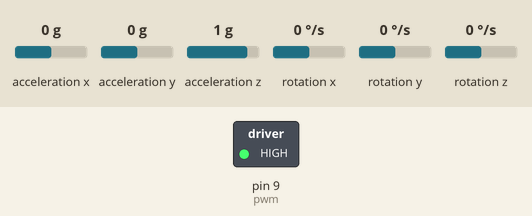
The sketch below on a simulated Arduino Mega 2560, built with avr-gcc and run on an emulated ATmega2560. Shown: switched loads named in the sketch (green lamp = pin HIGH). The inputs (shaded band) are chosen by the test bench; at power-on: acceleration y 0 g, acceleration z 1 g, rotation x 0 °/s, acceleration x 0 g, rotation y 0 °/s, rotation z 0 °/s. What the sketch prints to the serial monitor is not drawn.

Above: at 1.2 s.
1.3 s: acceleration y set to -1.4 g
4.3 s: acceleration z set to -1.4 g
7.3 s: rotation x set to 100 °/s
Timing chart, 0 to 10.3 s (numbered marks = the images above; inputs shaded):
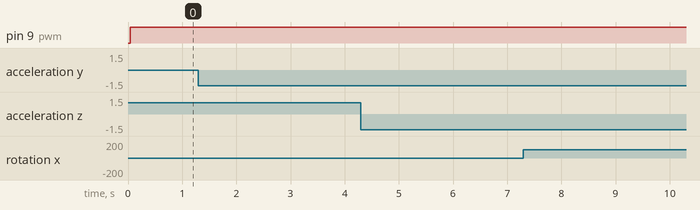

The sketch:

newBalancing.ino
```cpp
#include <util/atomic.h>
//#include <MPU6050_light.h>
//
//#include <Adafruit_MPU6050.h>
//#include <Adafruit_Sensor.h>
#include <Wire.h>
#include <MPU6050.h>

MPU6050 mpu;

#define ENCA 2 //21-PD0 //19-RX1  //17-RX2
#define ENCB 3 //20-PD1 //18-TX1  //16-TX2
#define brake 48 //PL1
#define cw 11 // 1A
#define pwm 9 //

// globals
float prev = 0, K[4]={}, y_setpoint[4]={}, M, y[4]={};
float thet, thet_dot, prevAlp=0, vGive, prev_u=0;
int alp, alp_dot;
long prevT=0;
int posPrev=0,  sz=4, trq;
volatile int pos_i=0;
volatile float velocity_i=0;
volatile long prevT_i=0;


void readEncoder(){
  int b=digitalRead(ENCB);
  int increment=0;
  if (b>0){
    increment=1;
//    pos_i++;
  }
  else{
    increment=-1;
//    pos_i--;
  }
  pos_i=pos_i+increment;
//  Serial.println(pos_i);

  long currT=micros();
  float deltaT=((float) (currT-prevT_i))/1.0e6;
  velocity_i=increment/deltaT;
  prevT_i=currT;
}


int lqrController(float yy[], float yy_setpoint[]){
  float mul=0;
  //  K = [-311.4268,-85.9813,-1.0000,-1.7637];
//  K[0]=-41.4663;K[1]=-6.4185;K[2]=-1.0000;K[3]=-1.3120;
//  K[0]=-49.32124;K[1]=-7.25900;K[2]=-1.00000;K[3]=-1.29629;
//  K[0]=-49.91982;K[1]=-7.31929;K[2]=-1.00000;K[3]=-1.29515;
//  K[0]=-69.90391;K[1]=-10.38223;K[2]=-1.00000;K[3]=-1.29991;
//  K[0]=-69.97770;K[1]=-10.38361;K[2]=-1.00000;K[3]=-1.30019;
//  K[0]=-69.89653;K[1]=-10.38210;K[2]=-1.00000;K[3]=-1.2998;4
//  K[0]=-77.60897;K[1]=-10.52474;K[2]=-1.00000;K[3]=-1.32904;
//  K[0] = -22.78308;K[1]=-3.37165;K[2]=-0.31623;K[3]=-0.41236;
//  K[0] = -49.71888;K[1]=-7.37913;K[2]=-0.70711;K[3]=-0.91972;
//    K[0]=-69.90391;  K[1]=-10.38223;   K[2]=-1.00000;   K[3]=-1.29991;
//    K[0]=-40.77681;   K[1]=-6.04874;   K[2]=-0.57735;   K[3]=-0.75130;
//    K[0]=-193.01827;   K[1]=-25.14391;    K[2]=-1.00000;    K[3]=-1.26103;
//    K[0]=-136.66472;   K[1]=-17.80188;    K[2]=-0.70711;    K[3]=-0.89180;
//    K[0]=-281.02199;   K[1]=-35.01541;    K[2]=-0.70711;    K[3]=-0.88350;
//    K[0]=-217.99154;   K[1]=-27.49369;    K[2]=-0.70711;    K[3]=-0.88573;
//    K[0]=-147.40983;   K[1]=-18.80253;    K[2]=-0.57735;    K[3]=-0.72496;
//    K[0]=-147.40983;   K[1]=-18.80253;    K[2]=-0.70711;    K[3]=-0.72496;
//    K[0]=-26.01250;   K[1]=-3.31595;   K[2]=-0.10000;   K[3]=-0.12580;
//    K[0]=-28.07205;   K[1]=-3.65106;   K[2]=-0.14142;   K[3]=-0.17865;
//    K[0]=-28.47513;   K[1]=-3.65753;   K[2]=-0.14142;   K[3]=-0.17913;
  K[0]=-272.09980;   K[1]=-36.50311;    K[2]=-1.00000;    K[3]=-1.26900;
  for (int i=0; i<sz; i++){
    mul=mul-(K[i]*(yy[i]-yy_setpoint[i]));
  }
  return mul;
}

void setMotor(int dir, int pwr, float prev_u){

  if (dir == 1){
    if (prev_u == -1){
      digitalWrite(brake, LOW);
    }
    digitalWrite(cw, LOW);
  }
  else{
    if (prev_u == 1){
      digitalWrite(brake, LOW);
    }
    digitalWrite(cw, HIGH);
  }
//  Serial.println(255-pwr);
  digitalWrite(brake, HIGH);
  analogWrite(pwm, 255-pwr);
}

void setTorque(float dtt, int trq, float vNow){
  // T = M*angular acc.
//  Serial.print(trq);
//  Serial.print("\t");
  vGive = ((trq*dtt)/M) + vNow;
//  Serial.println(vGive);

//  Serial.println(vGive);
  float kp=3;
  float e=vGive-vNow;
  float u=kp*e;

//  float u = map(fabs(vNow), 0, 3200, 0, 255);
//  Serial.println(u);

  // Direction.
  int dir=1;
  if (u<0){
    dir=-1;
  }

  int pwr = (int) fabs(u);

  if (pwr>255){
    pwr = 255;
  }
  setMotor(dir, pwr, prev_u);
  prev_u=u;
}


void setup() {
  // put your setup code here, to run once:
  Serial.begin(9600);
//  Wire.begin();
//  mpu.begin();
//  pinMode(ENCA, INPUT);
//  pinMode(ENCB, INPUT);
//  pinMode(brake, OUTPUT);
//  pinMode(cw, OUTPUT);
//  pinMode(pwm, OUTPUT);
//  digitalWrite(ENCA, HIGH);
//  digitalWrite(brake, LOW); // Low means braking.
//  digitalWrite(cw, HIGH); // gives positive value // Low will give negative
//  analogWrite(pwm, 255); // 255 means stop // 0 means go.

  Wire.begin();
  mpu.initialize();
//  mpu.dmpInitialize();
  mpu.setXGyroOffset(220);
  mpu.setYGyroOffset(76);
  mpu.setZGyroOffset(-85);
  mpu.setZAccelOffset(1788);
  mpu.setDMPEnabled(true);
  Serial.println(F("MPU6050 initialized successfully!"));

//  mpu.calcOffsets(true, true);
//  M = 0.134*0.097*0.097/2; // Moment of Inertia.
//  attachInterrupt(digitalPinToInterrupt(ENCA), readEncoder, RISING);
}

void loop() {

  // read raw gyro data from MPU6050
  int16_t gyroX = mpu.getRotationX();
  int16_t gyroY = mpu.getRotationY();
  int16_t gyroZ = mpu.getRotationZ();

  // calculate the orientation data in degrees
  float roll = atan2(mpu.getAccelerationY(), mpu.getAccelerationZ()) * 180 / M_PI;
  float pitch = atan2(-mpu.getAccelerationX(), sqrt(mpu.getAccelerationY() * mpu.getAccelerationY() + mpu.getAccelerationZ() * mpu.getAccelerationZ())) * 180 / M_PI;
  float yaw = mpu.getRotationZ() / 131.0;

  // print the orientation data to the serial monitor
  Serial.print("Roll: ");
  Serial.print(roll);
  Serial.print(" degrees, ");

//  Serial.print("Pitch: ");
//  Serial.print(pitch);
//  Serial.print(" degrees, ");
//
//  Serial.print("Yaw: ");
//  Serial.print(yaw);
//  Serial.println(" degrees");

  // calculate the change in orientation data in degrees per second
  float gyroXrate = gyroX / 131.0;
  float gyroYrate = gyroY / 131.0;
  float gyroZrate = gyroZ / 131.0;

  // print the change in orientation data to the serial monitor
  Serial.print("\tGyro X: ");
  Serial.print(gyroXrate);
  Serial.println(" degrees per second, ");

//  Serial.print("Gyro Y: ");
//  Serial.print(gyroYrate);
//  Serial.print(" degrees per second, ");
//
//  Serial.print("Gyro Z: ");
//  Serial.print(gyroZrate);
//  Serial.println(" degrees per second");

  delay(10);


//  mpu.update();
////  Serial.println(mpu.getAngleY());
////  *0.0174533
//  thet = mpu.getAngleX(); // radians
//  // Theta_dot.
//  // radians
//  thet_dot = mpu.getGyroX(); // radians
//  Serial.print(thet);
//  Serial.print("\t");
//  Serial.println(thet_dot);


  int pos=0;
  float velocity2=0;
  ATOMIC_BLOCK(ATOMIC_RESTORESTATE){
    pos = pos_i;
    velocity2=velocity_i;
  }


  float curr = micros();
  // radians - 0.10471975512
  alp = (pos_i*360)/100; // radians
  float dtt = curr - prev;
  prev = curr;

  // We have to calculate for
  alp_dot = (alp-prevAlp)/dtt;
  prevAlp=alp;


//  int pwr = 100/3.0*micros()/1.0e6;
//  int dir = 1;
//  setMotor(dir, pwr);
//  Serial.print(thet);
//  Serial.print("\t");
//  Serial.print(thet_dot);
//  Serial.println("\t");

  y[0]=thet; y[1]=thet_dot; y[2]=alp;  y[3]=alp_dot;
  y_setpoint[0]=0;y_setpoint[1]=0;y_setpoint[2]=0;y_setpoint[3]=0;
  trq = lqrController(y, y_setpoint);
//  Serial.println(trq);


//   Computing velocity with method 1
//  long currT = micros();
//  float deltaT = ((float) (currT-prevT))/1.0e6;
//  float velocity1 = (pos-posPrev)/deltaT;
//  posPrev=pos;
//  prevT = currT;


  float v2 = velocity2/100.0*60.0;
//  Serial.print(velocity1);
//  Serial.print(" ");
//  Serial.print(v2);
//  Serial.println();
  setTorque(dtt, trq, v2);


}
```

Measured:
- after the input at 1.3 s, every drawn part: stays the same
- after the input at 4.3 s, every drawn part: stays the same
- after the input at 7.3 s, every drawn part: stays the same
